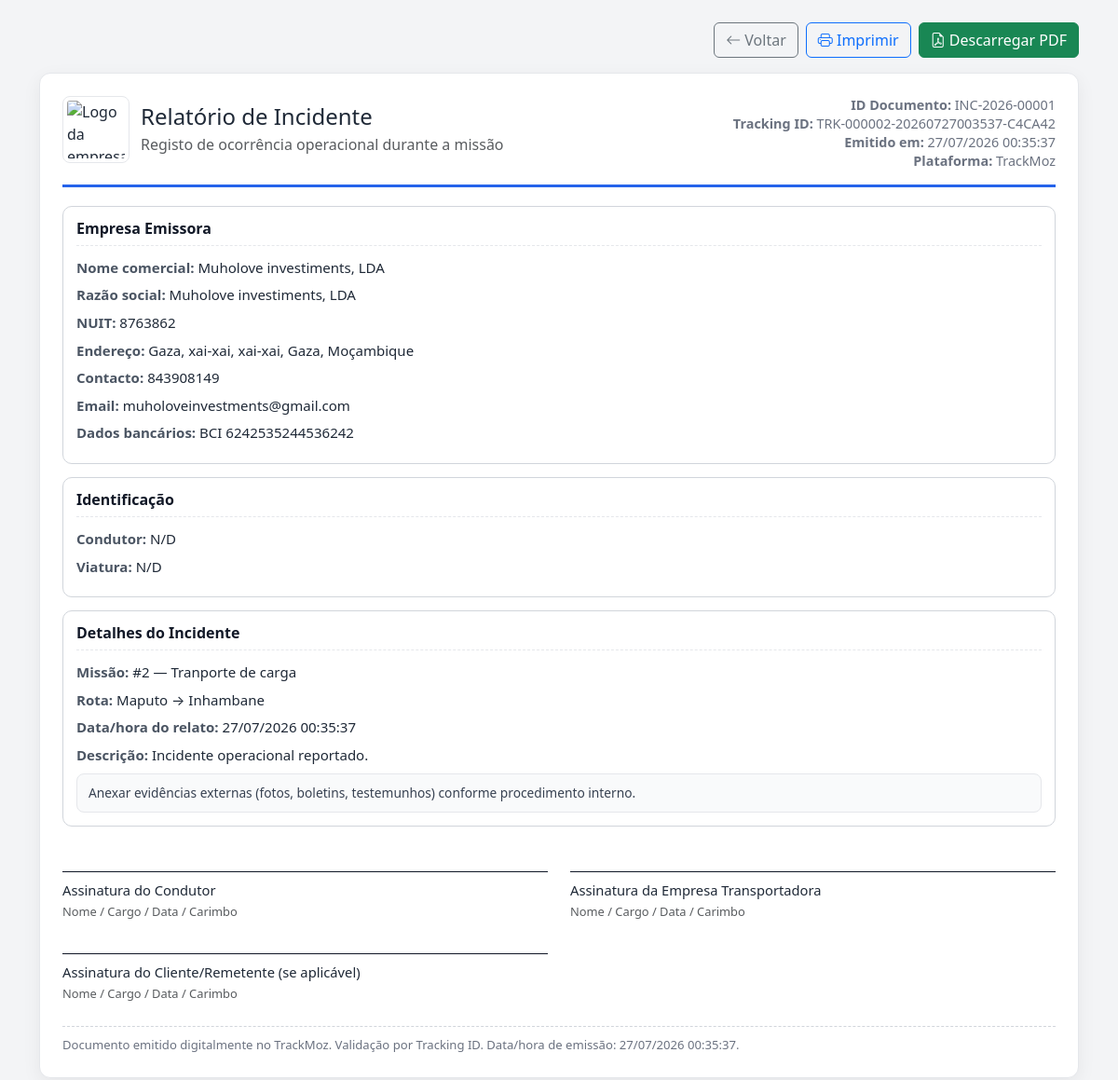
Screenshot of /pages/contratante/documentos/relatorio-incidente.php?missao=2 (signed in) with the database file from the repository.
### tables this page shows
CREATE TABLE `perfil_empresa` (
  `id` int(11) NOT NULL,
  `usuario_id` int(11) NOT NULL,
  `nome_empresa` varchar(100) NOT NULL,
  `nuit` varchar(30) DEFAULT NULL,
  `tipo_empresa` varchar(50) DEFAULT NULL,
  `cnpj` varchar(20) DEFAULT NULL,
  `ramo_atividade` varchar(100) DEFAULT NULL,
  `site` varchar(255) DEFAULT NULL,
  `descricao` text,
  `endereco` varchar(255) DEFAULT NULL,
  `cidade` varchar(100) DEFAULT NULL,
  `responsavel_legal` varchar(100) DEFAULT NULL,
  `provincia` varchar(100) DEFAULT NULL,
  `telefone_comercial` varchar(20) DEFAULT NULL,
  `banco` varchar(100) DEFAULT NULL,
  `iban` varchar(100) DEFAULT NULL,
  `email_comercial` varchar(100) DEFAULT NULL,
  `avaliacao_media` decimal(3,1) DEFAULT '0.0',
  `total_missoes` int(11) DEFAULT '0',
  `verificada` tinyint(1) DEFAULT '0',
  `observacoes_verificacao` text,
  `distrito` varchar(100) DEFAULT NULL
);

CREATE TABLE `missoes` (
  `id` int(11) NOT NULL,
  `empresa_id` int(11) NOT NULL,
  `caminhoneiro_id` int(11) DEFAULT NULL,
  `transportador_id` int(11) DEFAULT NULL,
  `parceria_id` int(11) DEFAULT NULL,
  `titulo` varchar(100) NOT NULL,
  `descricao` text,
  `origem` varchar(100) NOT NULL,
  `local_origem_id` int(11) DEFAULT NULL,
  `destino` varchar(100) NOT NULL,
  `local_destino_id` int(11) DEFAULT NULL,
  `tipo_veiculo` varchar(50) DEFAULT NULL,
  `tipo_carga` varchar(50) DEFAULT NULL,
  `peso_carga` decimal(10,2) DEFAULT NULL,
  `valor` decimal(10,2) DEFAULT NULL,
  `prazo_entrega` date DEFAULT NULL,
  `status` enum('aberta','em_negociacao','aceita','em_andamento','concluida','cancelada','aguardando_confirmacao','emergencia','em_transito','em_entrega') DEFAULT 'aberta',
  `data_criacao` timestamp NULL DEFAULT CURRENT_TIMESTAMP,
  `data_atualizacao` timestamp NULL DEFAULT CURRENT_TIMESTAMP ON UPDATE CURRENT_TIMESTAMP,
  `ultima_atualizacao` timestamp NULL DEFAULT CURRENT_TIMESTAMP ON UPDATE CURRENT_TIMESTAMP,
  `status_viagem` enum('nao_iniciada','coleta','entrega','finalizada') DEFAULT 'nao_iniciada',
  `requer_documento_carga` tinyint(1) DEFAULT '0',
  `tipo_documento_carga` varchar(100) DEFAULT NULL,
  `chegada_destino` timestamp NULL DEFAULT NULL,
  `data_inicio` timestamp NULL DEFAULT NULL,
  `data_coleta` timestamp NULL DEFAULT NULL,
  `data_chegada` timestamp NULL DEFAULT NULL
);

### includes/branding-helpers.php (called while the page is built, shortened)
<?php
require_once __DIR__ . '/helpers.php';
function tmz_branding_defaults(): array
{
    return [
        'usuario_id'          => 0,
        'tipo'                => 'empresa',
        'nome_comercial'      => 'TrackMoz',
        'razao_social'        => '',
        'nuit'                => '',
        'endereco'            => '',
        'cidade'              => '',
        'distrito'            => '',
        'provincia'           => '',
        'pais'                => 'Moçambique',
        'telefone'            => '',
        'telefone_comercial'  => '',
        'email'               => '',
        'email_comercial'     => '',
        'website'             => '',
        'cor_institucional'   => '#2563eb',
        'descricao'           => '',
        'ano_fundacao'        => null,
        'especialidade'       => '',
        'licenca'             => '',
        'provincias_operacao' => '',
        'logo_url'            => null,
        'banco'               => '',
        'iban'                => '',
        'responsavel_legal'   => '',
    ];
}
function tmz_logo_url(?string $filename, string $pasta = 'logos'): ?string
{
    $file = trim((string)$filename);
    if ($file === '') {
        return null;
    }
    return BASE_URL . '/uploads/' . $pasta . '/' . rawurlencode($file);
}
function tmz_get_branding(PDO $conn, int $usuarioId, string $tipo = 'empresa'): array
{
    $brand = tmz_branding_defaults();
    $stmt = $conn->prepare('SELECT id, nome, email, telefone, tipo_usuario FROM usuarios WHERE id = ?');
    $stmt->execute([$usuarioId]);
    $u = $stmt->fetch(PDO::FETCH_ASSOC);
    $brand['usuario_id'] = $usuarioId;
    $brand['tipo']       = $u['tipo_usuario'] ?? $tipo;
    $brand['email']      = $u['email'] ?? '';
    $brand['telefone']   = $u['telefone'] ?? '';
    $stmt = $conn->prepare('SELECT * FROM perfil_empresa WHERE usuario_id = ? LIMIT 1');
    $stmt->execute([$usuarioId]);
    $p = $stmt->fetch(PDO::FETCH_ASSOC) ?: [];
    $brand['nome_comercial']     = $p['nome_empresa'] ?? $u['nome'] ?? '';
    $brand['razao_social']       = $p['razao_social'] ?? $p['nome_empresa'] ?? '';
    $brand['nuit']               = $p['nuit'] ?? '';
    $brand['endereco']           = $p['endereco'] ?? '';
    $brand['cidade']             = $p['cidade'] ?? '';
    $brand['distrito']           = $p['distrito'] ?? '';
    $brand['provincia']          = $p['provincia'] ?? '';
    $brand['pais']               = $p['pais'] ?? 'Moçambique';
    $brand['telefone_comercial'] = $p['telefone_comercial'] ?? '';
    $brand['email_comercial']    = $p['email_comercial'] ?? ($p['email_comercial'] ?? '');
    $brand['website']            = $p['website'] ?? ($p['site'] ?? '');
    $brand['cor_institucional']  = $p['cor_institucional'] ?? '#2563eb';
    $brand['descricao']          = $p['descricao'] ?? '';
    $brand['ano_fundacao']       = $p['ano_fundacao'] ?? null;
    $brand['especialidade']      = $p['especialidade'] ?? ($p['ramo_atividade'] ?? ($p['tipo_empresa'] ?? ''));
    $brand['licenca']            = $p['licenca'] ?? ($p['cnpj'] ?? '');
    $brand['provincias_operacao']= $p['provincias_operacao'] ?? '';
    $brand['logo_url']           = tmz_logo_url($p['logo_empresa'] ?? null);
    $brand['banco']              = $p['banco'] ?? '';
    $brand['iban']               = $p['iban'] ?? '';
    $brand['responsavel_legal']  = $p['responsavel_legal'] ?? '';
    return $brand;
}
function tmz_branding_endereco_linha(array $brand): string
{
    $parts = array_filter([
        $brand['endereco'] ?? '',
        $brand['cidade'] ?? '',
        $brand['distrito'] ?? '',
        $brand['provincia'] ?? '',
        $brand['pais'] ?? '',
    ], fn($v) => trim((string)$v) !== '');
    return implode(', ', $parts) ?: 'N/D';
}
function tmz_branding_css_var(array $brand): string
{
    $cor = preg_match('/^#[0-9a-fA-F]{6}$/', (string)($brand['cor_institucional'] ?? ''))
        ? $brand['cor_institucional']
        : '#2563eb';
    return $cor;
}

### includes/helpers.php (called while the page is built, shortened)
<?php
function e(?string $value): string
{
    return htmlspecialchars((string)($value ?? ''), ENT_QUOTES, 'UTF-8');
}

### pages/contratante/documentos/relatorio-incidente.php (the view, shortened to what this page needs)
<?php
require_once '../../../config/database.php';
require_once '../../../includes/helpers.php';
require_once '../../../includes/documento-profissional.php';
$missao_id = isset($_GET['missao']) ? (int)$_GET['missao'] : 0;
$sql = "SELECT m.*, ue.nome AS nome_empresa_usuario, ue.foto_perfil,
        pe.nome_empresa, pe.nuit, pe.telefone_comercial, pe.email_comercial,
        u.id AS caminhoneiro_id, u.nome AS nome_caminhoneiro, u.telefone AS telefone_caminhoneiro,
        pc.tipo_veiculo, pc.placa_veiculo
        FROM missoes m
        JOIN usuarios ue ON ue.id = m.empresa_id
        LEFT JOIN perfil_empresa pe ON pe.usuario_id = m.empresa_id
        LEFT JOIN usuarios u ON u.id = m.caminhoneiro_id
        LEFT JOIN perfil_caminhoneiro pc ON pc.usuario_id = m.caminhoneiro_id
        WHERE m.id = :id";
$st = $conn->prepare($sql);
$st->execute([':id' => $missao_id]);
$doc = $st->fetch(PDO::FETCH_ASSOC);
$incidente = trim((string)($_GET['incidente'] ?? 'Incidente operacional reportado.'));
$ids = tmz_docs_number_and_tracking($conn, 'relatorio_incidente', $missao_id, (int)$doc['empresa_id']);
$documentId = $ids['numero_documento'];
$trackingId = $ids['tracking_id'];
$docBrand = tmz_doc_brand_for_missao($conn, $doc);
$logoUrl = $docBrand['logoUrl'];
$accentColor = $docBrand['accent'];
$brand = $docBrand['brand'];
$backUrl = BASE_URL . '/pages/contratante/detalhes-missao.php?id=' . $missao_id;
?>
<?php echo tmz_html_empresa_emissora($brand); ?>
<div class="doc-section">
    <h6>Identificação</h6>
    <div class="kv"><span class="k">Condutor:</span> <?php echo e(tmz_safe_text($doc['nome_caminhoneiro'] ?? null)); ?></div>
    <div class="kv"><span class="k">Viatura:</span> <?php echo e(tmz_safe_text(($doc['tipo_veiculo'] ?? '') . ' ' . ($doc['placa_veiculo'] ?? ''))); ?></div>
</div>
<div class="doc-section">
    <h6>Detalhes do Incidente</h6>
    <div class="kv"><span class="k">Missão:</span> #<?php echo (int)$missao_id; ?> — <?php echo e(tmz_safe_text($doc['titulo'] ?? null)); ?></div>
    <div class="kv"><span class="k">Rota:</span> <?php echo e(tmz_safe_text($doc['origem'] ?? null)); ?> → <?php echo e(tmz_safe_text($doc['destino'] ?? null)); ?></div>
    <div class="kv"><span class="k">Data/hora do relato:</span> <?php echo e(date('d/m/Y H:i:s')); ?></div>
    <div class="kv"><span class="k">Descrição:</span> <?php echo e($incidente); ?></div>
    <div class="doc-note mt-2">Anexar evidências externas (fotos, boletins, testemunhos) conforme procedimento interno.</div>
</div>
<?php
$body = ob_get_clean();
tmz_render_document_page(
    'Relatório de Incidente',
    'Registo de ocorrência operacional durante a missão',
    $documentId,
    $trackingId,
    $backUrl,
    $logoUrl,
    $body,
    [
        'Assinatura do Condutor',
        'Assinatura da Empresa Transportadora',
        'Assinatura do Cliente/Remetente (se aplicável)',
    ],
    $accentColor
);
exit;

### includes/documento-profissional.php (shortened to what this page needs)
<?php
require_once __DIR__ . '/helpers.php';
require_once __DIR__ . '/branding-helpers.php';
function tmz_safe_text($value, string $fallback = 'N/D'): string
{
    $txt = trim((string)($value ?? ''));
    return $txt !== '' ? $txt : $fallback;
}
function tmz_doc_signature_block(string $title): string
{
    return '<div class="sign-box">' . e($title) . '<br><small class="text-muted">Nome / Cargo / Data / Carimbo</small></div>';
}
function tmz_company_logo_url(array $doc): ?string
{
    $logo = trim((string)($doc['logo_empresa'] ?? ''));
    $fallback = trim((string)($doc['foto_perfil'] ?? ''));
    if ($fallback !== '') {
        return BASE_URL . '/uploads/perfil/' . rawurlencode($fallback);
    }
    return null;
}
function tmz_doc_brand_for_missao(PDO $conn, array $doc): array
{
    $brand = tmz_get_branding($conn, (int)($doc['empresa_id'] ?? 0), 'empresa');
    return [
        'brand'   => $brand,
        'logoUrl' => $brand['logo_url'] ?? tmz_company_logo_url($doc),
        'accent'  => tmz_branding_css_var($brand),
    ];
}
function tmz_html_empresa_emissora(array $brand, string $titulo = 'Empresa Emissora'): string
{
    $html = '<div class="doc-section"><h6>' . e($titulo) . '</h6>';
    $html .= '<div class="kv"><span class="k">Nome comercial:</span> ' . e(tmz_safe_text($brand['nome_comercial'] ?? null)) . '</div>';
    if (trim((string)($brand['razao_social'] ?? '')) !== '') {
        $html .= '<div class="kv"><span class="k">Razão social:</span> ' . e(tmz_safe_text($brand['razao_social'])) . '</div>';
    }
    $html .= '<div class="kv"><span class="k">NUIT:</span> ' . e(tmz_safe_text($brand['nuit'] ?? null)) . '</div>';
    $html .= '<div class="kv"><span class="k">Endereço:</span> ' . e(tmz_branding_endereco_linha($brand)) . '</div>';
    $contacto = trim((string)($brand['telefone_comercial'] ?? '')) ?: trim((string)($brand['telefone'] ?? ''));
    $html .= '<div class="kv"><span class="k">Contacto:</span> ' . e(tmz_safe_text($contacto)) . '</div>';
    if (trim((string)($brand['email_comercial'] ?? '')) !== '') {
        $html .= '<div class="kv"><span class="k">Email:</span> ' . e(tmz_safe_text($brand['email_comercial'])) . '</div>';
    }
    $bancoInfo = trim(trim((string)($brand['banco'] ?? '')) . ' ' . trim((string)($brand['iban'] ?? '')));
    if ($bancoInfo !== '') {
        $html .= '<div class="kv"><span class="k">Dados bancários:</span> ' . e($bancoInfo) . '</div>';
    }
    $html .= '</div>';
    return $html;
}
function tmz_render_document_page(
    string $title,
    string $subtitle,
    string $documentId,
    string $trackingId,
    string $backUrl,
    ?string $logoUrl,
    string $bodyHtml,
    ?array $signers = null,
    ?string $accentColor = null
): void {
    $emitidoEm = date('d/m/Y H:i:s');
    ?>
<!DOCTYPE html>
<html lang="pt">
<head>
    <link href="https://cdn.jsdelivr.net/npm/bootstrap@5.3.0/dist/css/bootstrap.min.css" rel="stylesheet">
    <link rel="stylesheet" href="https://cdn.jsdelivr.net/npm/bootstrap-icons@1.7.2/font/bootstrap-icons.css">
</head>
<body>
<div class="container my-4">
    <div class="d-flex justify-content-end gap-2 no-print mb-3">
        <a class="btn btn-outline-secondary" href="<?php echo e($backUrl); ?>">
            <i class="bi bi-arrow-left"></i> Voltar
        </a>
        <button class="btn btn-outline-primary" onclick="window.print()">
            <i class="bi bi-printer"></i> Imprimir
        </button>
        <button class="btn btn-success" id="btnDownloadPdf">
            <i class="bi bi-file-earmark-pdf"></i> Descarregar PDF
        </button>
    </div>
    <div class="doc-card p-4" id="docContent">
        <div class="doc-head d-flex justify-content-between align-items-start flex-wrap gap-3">
            <div class="doc-brand">
                <?php if ($logoUrl !== null): ?>
                    <img src="<?php echo e($logoUrl); ?>" alt="Logo da empresa" class="doc-logo">
                <?php else: ?>
                    <div class="doc-logo d-flex align-items-center justify-content-center">
                        <i class="bi bi-building fs-2 text-secondary"></i>
                    </div>
                <?php endif; ?>
                <div>
                    <h4 class="mb-1"><?php echo e($title); ?></h4>
                    <div class="text-muted"><?php echo e($subtitle); ?></div>
                </div>
            </div>
            <div class="doc-meta text-end">
                <div><strong>ID Documento:</strong> <?php echo e($documentId); ?></div>
                <div><strong>Tracking ID:</strong> <?php echo e($trackingId); ?></div>
                <div><strong>Emitido em:</strong> <?php echo e($emitidoEm); ?></div>
                <div><strong>Plataforma:</strong> TrackMoz</div>
            </div>
        </div>
        <?php echo $bodyHtml; ?>
        <?php
            $defaultSigners = [
                'Assinatura e carimbo da Empresa Transportadora',
                'Assinatura do Cliente/Remetente',
                'Assinatura do Destinatário',
                'Assinatura do Condutor',
            ];
            $signersToRender = $signers ?? $defaultSigners;
        ?>
        <div class="row mt-2">
            <?php foreach ($signersToRender as $label): ?>
                <div class="col-md-6">
                    <?php echo tmz_doc_signature_block((string)$label); ?>
                </div>
            <?php endforeach; ?>
        </div>
        <div class="doc-footer">
            Documento emitido digitalmente no TrackMoz. Validação por Tracking ID.
            Data/hora de emissão: <?php echo e($emitidoEm); ?>.
        </div>
    </div>
</div>
</body>
</html>
<?php
}

### rows the page displays
perfil_empresa: nome_empresa "Muholove investiments, LDA", nuit "8763862", telefone_comercial "843908149", email_comercial "muholoveinvestments@gmail.com", bancoInfo "BCI 6242535244536242"
missoes: titulo "Tranporte de carga", origem "Maputo", destino "Inhambane"

### other values shown
$title "Relatório de Incidente"
$subtitle "Registo de ocorrência operacional durante a missão"
$documentId "INC-2026-00001"
$trackingId "TRK-000002-20260727003537-C4CA42"
$titulo "Empresa Emissora"
tmz_branding_endereco_linha($brand) "Gaza, xai-xai, xai-xai, Gaza, Moçambique"
tmz_safe_text($doc['nome_caminhoneiro'] ?? null) "N/D"
$missao_id "2"
$incidente "Incidente operacional reportado."
$title "Assinatura do Condutor"
$title "Assinatura da Empresa Transportadora"
$title "Assinatura do Cliente/Remetente (se aplicável)"
